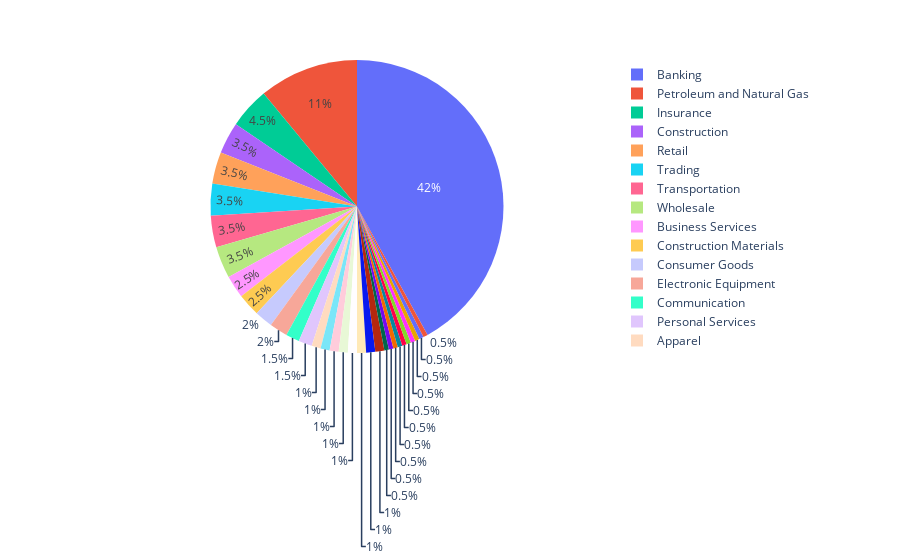

Here is the notebook cell this chart was saved with:
### Markdown cell above
#### Industries

### Code cell
best = df[df.portfolio=="best"]
counts = best.groupby("famaindustry").predict.count()
counts = counts.rename(index={"Almost Nothing": "Other"})
counts = counts.reset_index()
counts.columns = ["industry", "count"]

fig = px.pie(counts, values="count", names="industry")

fig.show()
fig.write_image("best_equally_weighted.jpeg")

### Figure 1 — Plotly figure (JSON) as saved in the notebook; plotly's stock layout.template omitted (floating-point values rounded to 4 significant figures)
{"data": [{"domain": {"x": [0, 1], "y": [0, 1]}, "hovertemplate": "industry=%{label}<br>count=%{value}<extra></extra>", "labels": ["Agriculture", "Other", "Apparel", "Automobiles and Trucks", "Banking", "Business Services", "Business Supplies", "Candy & Soda", "Chemicals", "Coal", "Communication", "Computers", "Construction", "Construction Materials", "Consumer Goods", "Electronic Equipment", "Entertainment", "Insurance", "Machinery", "Non-Metallic and Industrial Metal Mining", "Personal Services", "Petroleum and Natural Gas", "Pharmaceutical Products", "Printing and Publishing", "Restaraunts Hotels Motels", "Retail", "Rubber and Plastic Products", "Steel Works Etc", "Trading", "Transportation", "Utilities", "Wholesale"], "legendgroup": "", "name": "", "showlegend": true, "type": "pie", "values": [1, 1, 2, 2, 84, 5, 1, 1, 1, 2, 3, 1, 7, 5, 4, 4, 1, 9, 2, 1, 3, 22, 2, 2, 1, 7, 2, 2, 7, 7, 1, 7]}], "layout": {"legend": {"tracegroupgap": 0}, "margin": {"t": 60}}}
